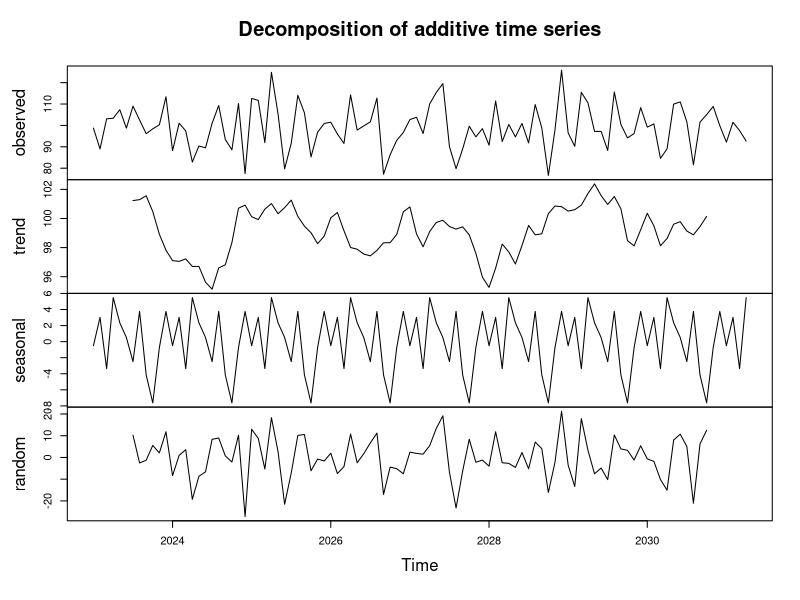
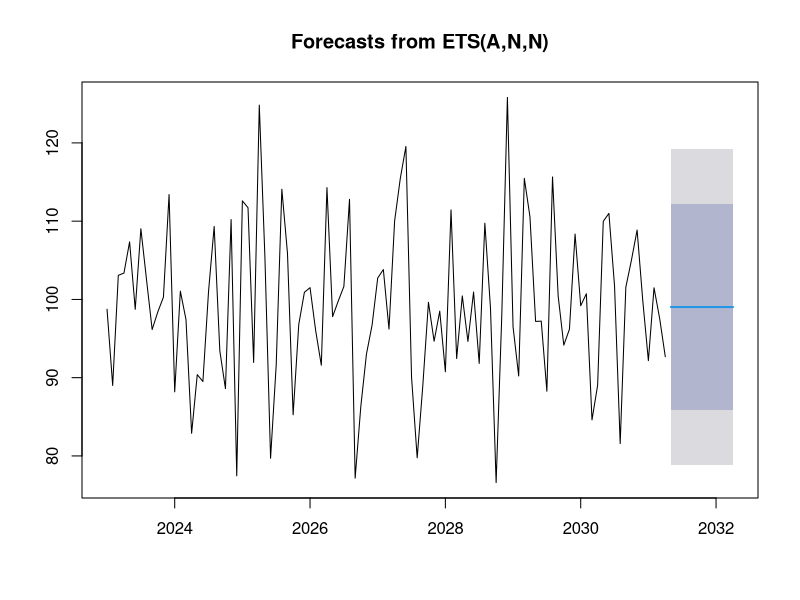

Here is the R script that generated these plots, in order:
# Load necessary libraries
library(dplyr)
# install.packages("forecast")

df <- data.frame(
  date = seq(as.Date("2023-01-01"), by = "day", length.out = 100),
  value = rnorm(100, mean = 100, sd = 10)
)

# Calculate descriptive statistics
mean_value <- mean(df$value)
median_value <- median(df$value)
sd_value <- sd(df$value)
min_value <- min(df$value)
max_value <- max(df$value)

# Print descriptive statistics
cat("Mean:", mean_value, "\n")
cat("Median:", median_value, "\n")
cat("Standard Deviation:", sd_value, "\n")
cat("Minimum Value:", min_value, "\n")
cat("Maximum Value:", max_value, "\n")


# time series
# Example start and end date for time series analysis
year_start <- 2023
month_start <- 1
frequency_value <- 12  # Monthly data
forecast_horizon <- 12  # Forecast horizon of 12 months

# Example start and end date for financial data
start_date <- "2023-01-01"
end_date <- "2023-12-31"

# Load necessary libraries
library(stats)

# Convert data to time series object
ts_data <- ts(df$value, start = c(year_start, month_start), frequency = 12)

# Perform time series decomposition
ts_decomposition <- decompose(ts_data)

# Plot time series components
plot(ts_decomposition)

# Forecast future values
forecast_model <- forecast::forecast(ts_data, h = forecast_horizon)
plot(forecast_model)

# correlation
# Calculate daily returns
data(iris)

# remove Species column
data <- select(iris,-Species)

# calculate corelation
print(cor(data))

# calculate covariance
print(cov(data))
